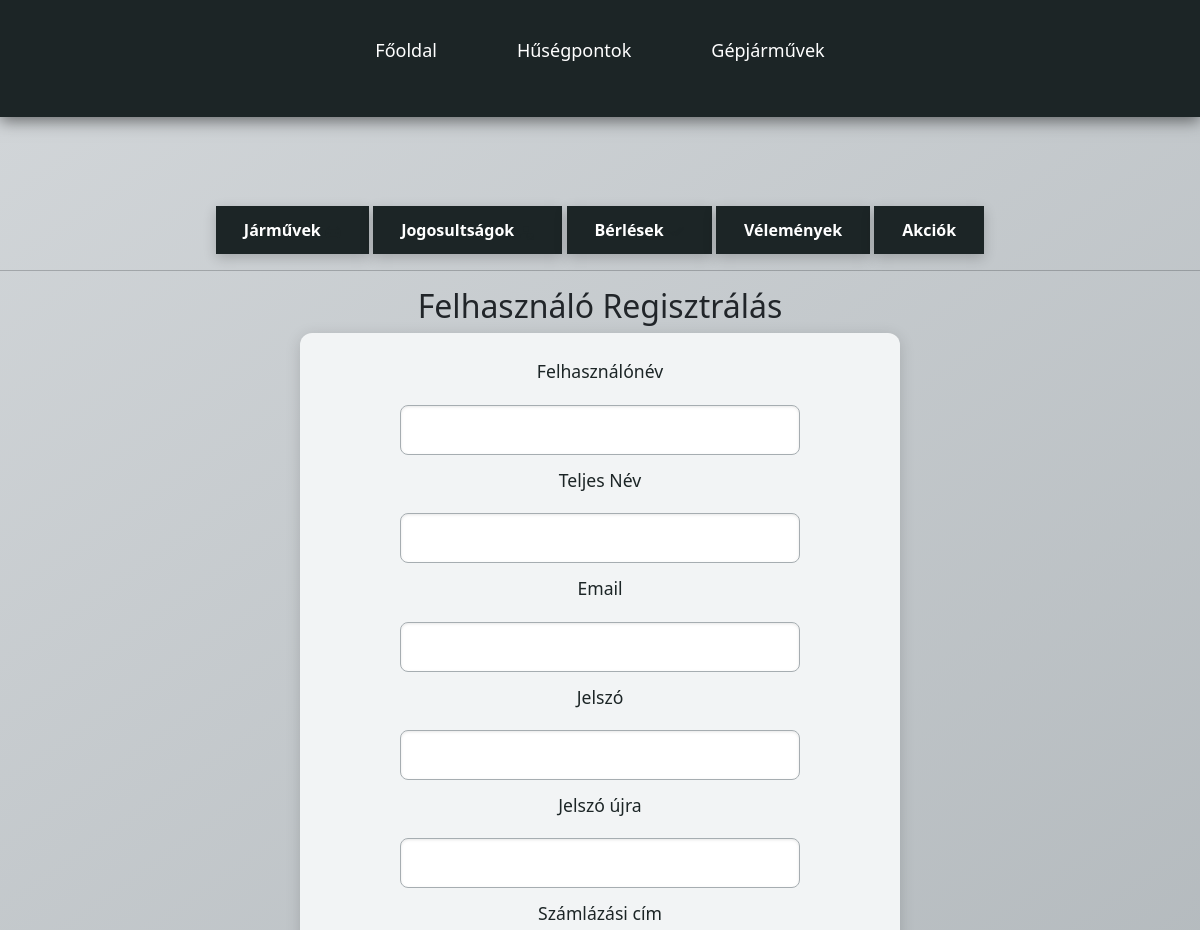
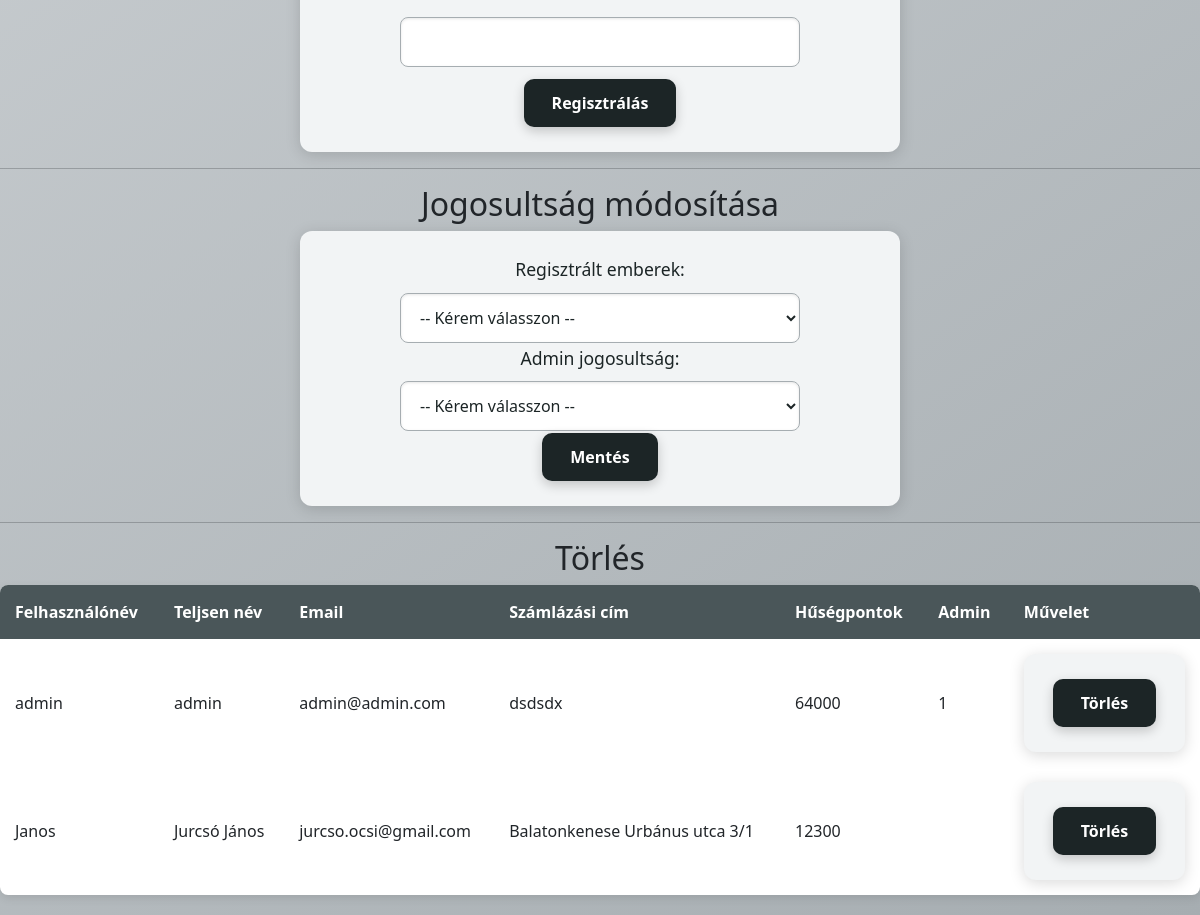
Page /admin_jogosultsag.php on the committed database (2 pictures, top to bottom).
### tables this page shows
CREATE TABLE `felhasznalo` (
  `felhasznalo_nev` varchar(255) NOT NULL,
  `nev` varchar(255) DEFAULT NULL,
  `emailcim` varchar(255) DEFAULT NULL,
  `jogositvany_kiallitasDatum` datetime DEFAULT NULL,
  `szamlazasi_cim` varchar(255) DEFAULT NULL,
  `jelszo` varchar(255) DEFAULT NULL,
  `admin` tinyint(1) DEFAULT NULL,
  `Telefonszám` varchar(16) NOT NULL,
  `husegpontok` int(11) DEFAULT 0
);

### adatLekeres.php (called while the page is built, shortened)
<?php
$db = new mysqli('localhost', 'root', '', 'autoberles');
function adatokLekerdezese($muvelet) {
    global $db;
    $eredmeny = $db->query($muvelet);
    if ($db->errno == 0) {
        if ($eredmeny->num_rows != 0) {
            return $eredmeny->fetch_all(MYSQLI_ASSOC);
        } else {
            return 'Nincs találat!';
        }
    }
    return $db->error;
}
?>

### admin_jogosultsag.php (the view, shortened to what this page needs)
<?php
include "./adatLekeres.php";
?>
<!DOCTYPE html>
<html lang="en">
<head>
    <link rel="stylesheet" href="../../css/style.css">
    <link href="https://cdn.jsdelivr.net/npm/bootstrap@5.3.3/dist/css/bootstrap.min.css" rel="stylesheet">
</head>
<body>
    <header>
        <nav>
            <ul>
                <li><a href="index.php">Főoldal</a></li>
                <li><a href="husegpontok.php">Hűségpontok</a></li>
                <li><a href="jarmuvek.php">Gépjárművek</a></li>
            </ul>
        </nav>
    </header>
    <h1>Jogosúltság</h1>
    <div class="menu">
        <a href="./autok_kezeles.php"><button id="jarmuvek" onclick="mutatResz('resz1')">Járművek
        </button></a>
        <a href="./admin_jogosultsag.php"><button id="jogosultsag" onclick="mutatResz('resz2')">Jogosultságok
        </button></a>
        <a href="./admin_berlesek.php"><button id="berlesek">Bérlések
        </button></a>
        <a href="./admin_velemenyek.php"><button>Vélemények</button></a>
        <a href="./admin_akciok.php"><button>Akciók</button></a>
    </div>
    <hr>
    <div class="regisztralas">
        <h2>Felhasználó Regisztrálás</h2>
        <form method="POST" class="form">
            <label>Felhasználónév</label>
            <input type="text" name="username">
            <label>Teljes Név</label>
            <input type="text" name="name">
            <label>Email</label>
            <input type="email" name="email">
            <label>Jelszó</label>
            <input type="password" name="jelszo">
            <label>Jelszó újra</label>
            <input type="password" name="jelszo_ujra">
            <label>Számlázási cím</label>
            <input type="text" name="szamlazasi_cim">
            <button type="submit" name="regisztralas">Regisztrálás</button>
        </form>
    </div>
    <hr>
    <div class="jogosultsagok">
        <h2>Jogosultság módosítása</h2>
        <form method="POST" class="form">
            <label>Regisztrált emberek:</label>
            <select name="felhasznalo_nev">
                <option>-- Kérem válasszon --</option>
            </select>
            <label for="admin">Admin jogosultság:</label>
            <select id="admin" name="admin">
                <option>-- Kérem válasszon --</option>
            </select>
            <button type="submit" name="felhasznalo_modositas">Mentés</button>
        </form>
    </div>
    <hr>
    <div class="jogosultsagok">
        <h2>Törlés</h2>
        <div class="table-container">
            <?php
                $felhasznalok_listazasa_sql = "SELECT felhasznalo.felhasznalo_nev, felhasznalo.nev, felhasznalo.emailcim, felhasznalo.szamlazasi_cim,
                                                felhasznalo.husegpontok, felhasznalo.admin FROM felhasznalo;";
                $felhasznalok_listazasa = adatokLekerdezese($felhasznalok_listazasa_sql);
                echo '<table><tr><th>Felhasználónév</th><th>Teljsen név</th><th>Email</th><th>Számlázási cím</th><th>Hűségpontok</th><th>Admin</th><th>Művelet</th></tr>';
                if(is_array($felhasznalok_listazasa)){
                    foreach ($felhasznalok_listazasa as $f) {
                        echo '<tr><td>' . $f['felhasznalo_nev'] . '</td>';
                        echo '<td>' . $f['nev'] . '</td>';
                        echo '<td>' . $f['emailcim'] . '</td>';
                        echo '<td>' . $f['szamlazasi_cim'] . '</td>';
                        echo '<td>' . $f['husegpontok'] . '</td>';
                        echo '<td>' . $f['admin'] . '</td>';
                        echo '<td><form method="post">
                                    <input type="hidden" name="felhasznalo_nev" value="' . $f['felhasznalo_nev'] . '">
                                    <button type="submit" name="delete_felhasznalo" class="torles_button">Törlés</button>
                            </form></td></tr>';
                    }
                }
                else{
                    echo '<tr><td colspan="10">Nincs felhasználó rögzítve az adatbázisban.</td></tr>';
                }
                echo '</table>';
            ?>
        </div>
    </div>
</body>
</html>

### style.css (style rules this page uses)
* { margin: 0; padding: 0; box-sizing: border-box; }
html, body { height: 100%; font-family: 'Arial', sans-serif; background-color: #e8ecef; color: #1c2526; overflow-x: hidden; scroll-behavior: smooth; line-height: 1.6; }
body { background: linear-gradient(145deg, #d3d7da, #a6adb1); min-height: 100vh; display: flex; flex-direction: column; animation: fadeInBody 2s ease-in-out; }
header { width: 100%; background-color: #1c2526; color: #ffffff; position: fixed; top: 0; left: 0; z-index: 1000; box-shadow: 0 4px 15px rgba(0, 0, 0, 0.5); padding: 15px 0; transition: all 0.3s ease; }
nav { max-width: 1400px; margin: 0 auto; padding: 0 20px; }
nav ul { list-style: none; display: flex; justify-content: center; align-items: center; padding: 10px 0; }
nav ul li { margin: 0 20px; position: relative; }
nav ul li a { color: #ffffff; text-decoration: none; font-size: 18px; font-weight: 500; padding: 12px 20px; border-radius: 8px; transition: all 0.4s cubic-bezier(0.25, 0.8, 0.25, 1); display: block; }
nav ul li a::after { content: ''; position: absolute; bottom: 5px; left: 50%; width: 0; height: 2px; background-color: #ffffff; transition: width 0.3s ease, left 0.3s ease; }
h1 { font-size: 2.8rem; color: #1c2526; text-align: center; margin-bottom: 35px; font-weight: 700; letter-spacing: 1px; text-transform: uppercase; }
h2 { font-size: 2.2rem; color: #1c2526; margin-bottom: 30px; font-weight: 600; text-align: center; }
.btn, .berles-gomb,button, button[type="submit"], input[type="submit"] { padding: 12px 28px; font-size: 16px; font-weight: 600; color: #ffffff; background-color: #1c2526; border: none; border-radius: 10px; cursor: pointer; transition: all 0.4s ease; box-shadow: 0 4px 12px rgba(0, 0, 0, 0.2); animation: pulseGlow 2s infinite ease-in-out; display: inline-block; }
form { padding: 25px; background-color: #f2f4f5; border-radius: 12px; box-shadow: 0 3px 15px rgba(0, 0, 0, 0.15); animation: slideInUp 1s ease-out; max-width: 600px; margin: 0 auto; display: grid; justify-items: center; align-content: center; gap: 2px; width: -webkit-fill-available; margin-top: inherit; }
label { font-size: 1.1rem; color: #1c2526; margin-bottom: 8px; display: block; font-weight: 500; }
input[type="text"], input[type="email"], input[type="tel"], input[type="date"], input[type="number"], input[type="password"], select, textarea { width: 80%; max-width: 400px; padding: 12px 15px; margin: 10px auto; border: 1px solid #a6adb1; border-radius: 8px; font-size: 16px; background-color: #ffffff; color: #1c2526; display: block; transition: all 0.3s ease; box-shadow: inset 0 1px 3px rgba(0, 0, 0, 0.1); }
hr { border: 0; height: 1px; background: #a6adb1; margin: 20px 0; }
table { width: 100%; border-collapse: collapse; margin-bottom: 20px; background-color: #ffffff; border-radius: 8px; overflow: hidden; box-shadow: 0 3px 10px rgba(0, 0, 0, 0.1); }
th, td { padding: 15px; text-align: left; border-bottom: 1px solid #d3d7da; }
th { background-color: #4a5659; color: #ffffff; font-weight: 600; }
::placeholder { color: #999; opacity: 1; }
svg { fill: #1c2526; transition: fill 0.3s ease; }
.menu { margin-top: 150px; margin-inline: auto; text-align: center; }

### rows in the picture
felhasznalo: felhasznalo_nev "admin", nev "admin", emailcim "admin@admin.com", szamlazasi_cim "dsdsdx", husegpontok "64000", admin "1"
felhasznalo: felhasznalo_nev "Janos", nev "Jurcsó János", emailcim "jurcso.ocsi@gmail.com", szamlazasi_cim "Balatonkenese Urbánus utca 3/1", husegpontok "12300"
